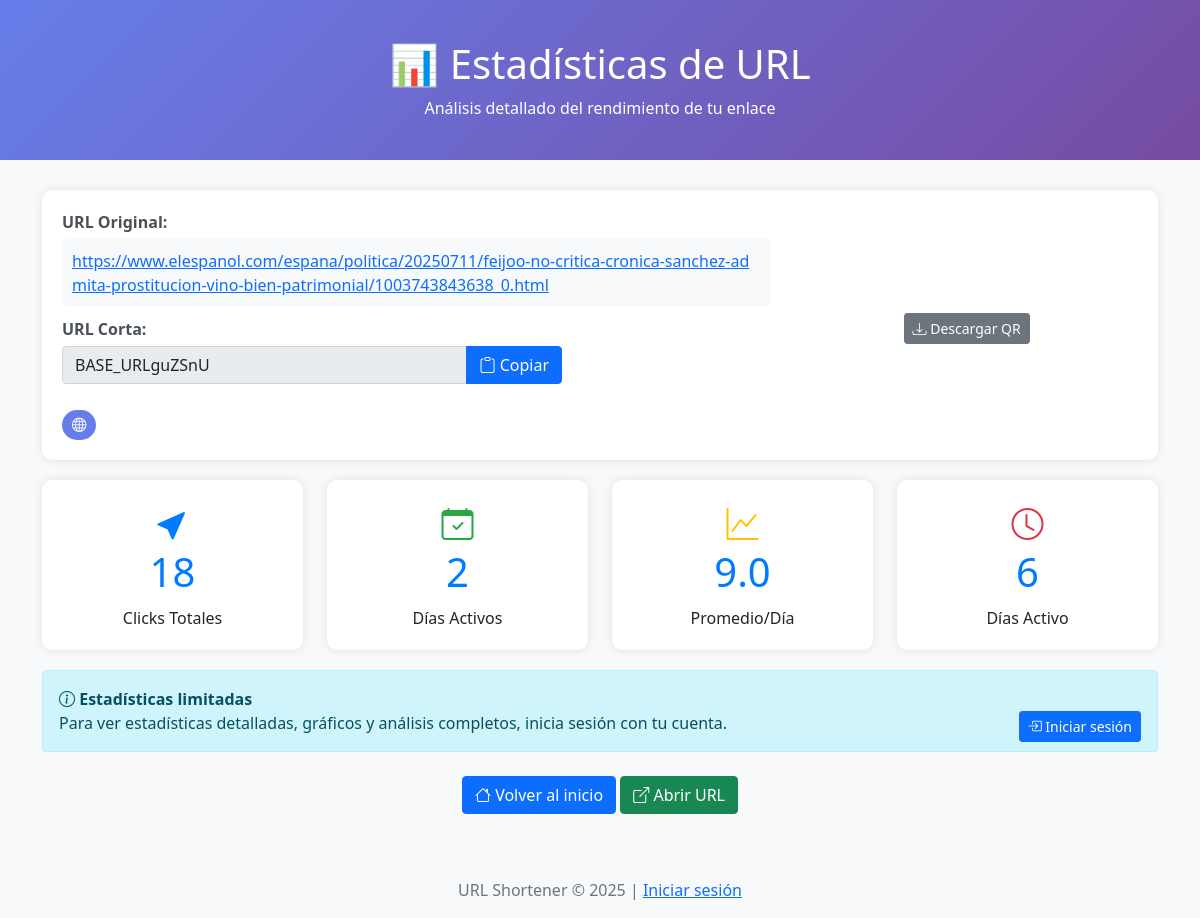
The page /stats.php?code=guZSnU on the database as committed earlier.
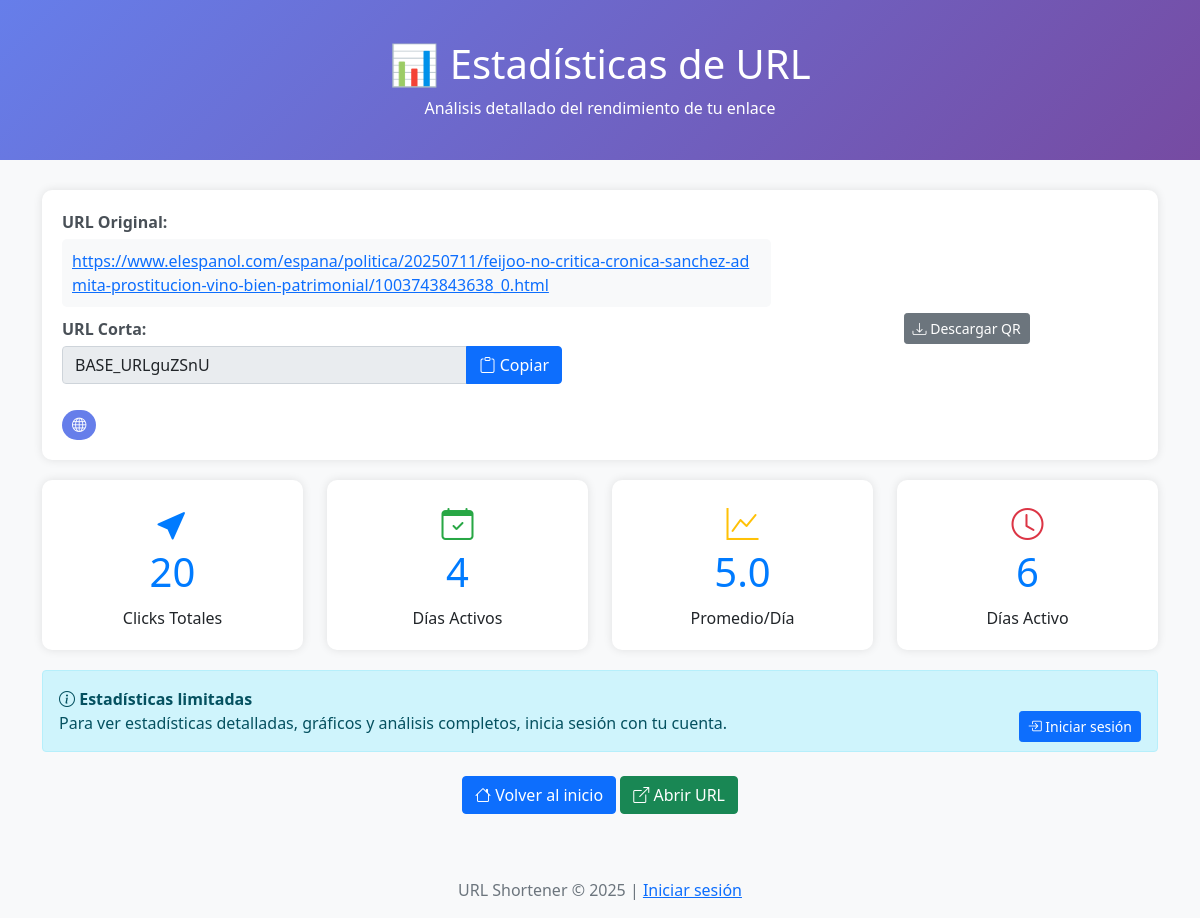
The same page on the database as committed later.
### tables this page shows
CREATE TABLE `urls` (
  `id` int NOT NULL,
  `user_id` int DEFAULT NULL,
  `domain_id` int DEFAULT NULL,
  `short_code` varchar(10) NOT NULL,
  `original_url` text NOT NULL,
  `created_at` timestamp NULL DEFAULT CURRENT_TIMESTAMP,
  `clicks` int DEFAULT '0',
  `last_click` timestamp NULL DEFAULT NULL,
  `ip_address` varchar(45) DEFAULT NULL,
  `user_agent` text,
  `active` tinyint(1) DEFAULT '1',
  `is_public` tinyint(1) DEFAULT '1',
  `title` varchar(255) DEFAULT NULL,
  `description` text
);

### stats.php (the view, shortened to what the changed rows need)
<?php
$shortCode = $_GET['code'] ?? '';
try {
    $pdo = new PDO("mysql:host=" . DB_HOST . ";dbname=" . DB_NAME, DB_USER, DB_PASS);
    $pdo->setAttribute(PDO::ATTR_ERRMODE, PDO::ERRMODE_EXCEPTION);
} catch(PDOException $e) {
    die("Error de conexión: " . $e->getMessage());
}
try {
    $stmt = $pdo->prepare("
        SELECT u.*, cd.domain as custom_domain
        FROM urls u
        LEFT JOIN custom_domains cd ON u.domain_id = cd.id
        WHERE u.short_code = ? AND u.active = 1
    ");
    $stmt->execute([$shortCode]);
    $url_data = $stmt->fetch();
} catch (PDOException $e) {
    $stmt = $pdo->prepare("SELECT * FROM urls WHERE short_code = ? AND active = 1");
    $stmt->execute([$shortCode]);
    $url_data = $stmt->fetch();
}
$total_clicks = min($url_data['clicks'], 999999);
$stmt = $pdo->prepare("
    SELECT
        DATE(clicked_at) as click_date,
        COUNT(*) as daily_clicks
    FROM click_stats
    WHERE url_id = ?
    GROUP BY DATE(clicked_at)
    ORDER BY click_date DESC
    LIMIT 30
");
$stmt->execute([$url_data['id']]);
$daily_stats = $stmt->fetchAll();
?>
<!DOCTYPE html>
<html lang="es">
<head>
    <link href="https://cdn.jsdelivr.net/npm/bootstrap@5.1.3/dist/css/bootstrap.min.css" rel="stylesheet">
    <link rel="stylesheet" href="https://cdn.jsdelivr.net/npm/bootstrap-icons@1.7.2/font/bootstrap-icons.css">
</head>
<body>
    <div class="stats-header">
        <div class="container text-center">
            <h1>📊 Estadísticas de URL</h1>
        </div>
    </div>
    <div class="container">
        <div class="url-info">
            <div class="row align-items-center">
                <div class="col-md-8">
                    <div class="url-display">
                        <a href="<?php echo htmlspecialchars($url_data['original_url']); ?>" target="_blank">
                            <?php echo htmlspecialchars($url_data['original_url']); ?>
                        </a>
                    </div>
                </div>
            </div>
        </div>
        <div class="row">
            <div class="col-md-3">
                <div class="stat-card">
                    <i class="bi bi-cursor-fill" style="font-size: 2rem; color: #007bff;"></i>
                    <h3><?php echo number_format($total_clicks); ?></h3>
                    <p class="mb-0">Clicks Totales</p>
                </div>
            </div>
            <div class="col-md-3">
                <div class="stat-card">
                    <i class="bi bi-calendar-check" style="font-size: 2rem; color: #28a745;"></i>
                    <h3><?php echo count($daily_stats); ?></h3>
                    <p class="mb-0">Días Activos</p>
                </div>
            </div>
            <div class="col-md-3">
                <div class="stat-card">
                    <i class="bi bi-graph-up" style="font-size: 2rem; color: #ffc107;"></i>
                    <h3>
                        <?php
                        $avg_clicks = count($daily_stats) > 0 ? round($total_clicks / count($daily_stats), 1) : 0;
                        echo number_format($avg_clicks, 1);
                        ?>
                    </h3>
                    <p class="mb-0">Promedio/Día</p>
                </div>
            </div>
            <div class="col-md-3">
                <div class="stat-card">
                    <i class="bi bi-clock" style="font-size: 2rem; color: #dc3545;"></i>
                    <h3>
                        <?php
                        $days_since = (strtotime('now') - strtotime($url_data['created_at'])) / 86400;
                        echo round($days_since);
                        ?>
                    </h3>
                    <p class="mb-0">Días Activo</p>
                </div>
            </div>
        </div>
    </div>
</body>
</html>

Rows that differ between the two databases and show on the page:
changed urls: clicks "18" → "20"; clicks "9.0" → "5.0"
Other text that changed with them:
count($daily_stats): "2" → "4"
